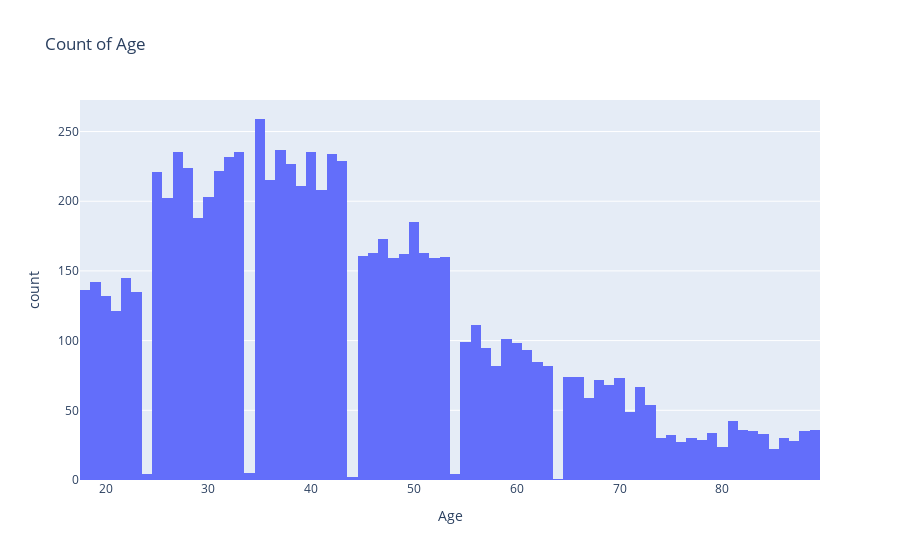

Write notebook code for a chart like this one.
### Code cell
px.histogram(df,"Age",title="Count of Age")

### Figure 1 — Plotly figure (JSON) as saved in the notebook; plotly's stock layout.template omitted (floating-point values rounded to 4 significant figures; data arrays with more than 128 entries replaced by an {"elided": "..."} marker saying what was removed)
{"data": [{"alignmentgroup": "True", "bingroup": "x", "hovertemplate": "Age=%{x}<br>count=%{y}<extra></extra>", "legendgroup": "", "marker": {"color": "#636efa"}, "name": "", "offsetgroup": "", "orientation": "v", "showlegend": false, "type": "histogram", "x": {"elided": "8268 int values"}, "xaxis": "x", "yaxis": "y"}], "layout": {"barmode": "relative", "legend": {"tracegroupgap": 0}, "title": {"text": "Count of Age"}, "xaxis": {"anchor": "y", "domain": [0, 1], "title": {"text": "Age"}}, "yaxis": {"anchor": "x", "domain": [0, 1], "title": {"text": "count"}}}}
